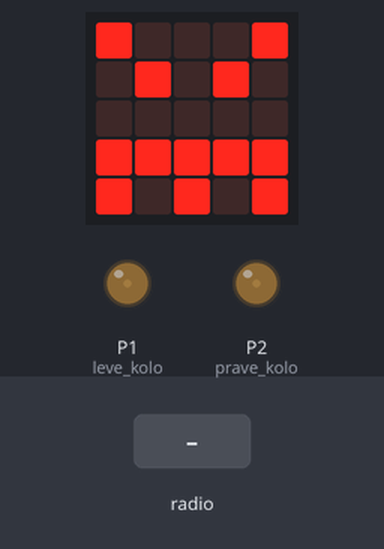
This program was run on a simulated BBC micro:bit running MicroPython. On the bench: the board's 5×5 LED display, output pins drawn as LEDs (lit = HIGH). The inputs (shaded band) are chosen by the test bench.

Above: at 1.2 s.
1.3 s: radio message "vpravo" arrives
2.9 s: radio message "vlevo" arrives
Timing chart, 0 to 5.9 s (numbered marks = the images above; inputs shaded):
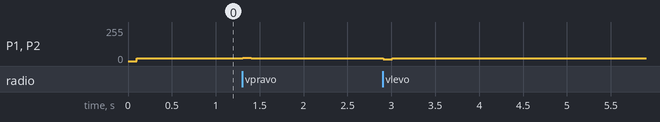

The program:

Cars.py
```python
from microbit import *
import radio

leve_kolo = pin1
prave_kolo = pin2
leve_kolo.set_analog_period(20)
prave_kolo.set_analog_period(20)
full_forward = 1023 * 1.0 / 20
stop = 1023 * 1.5 / 20
full_back = 1023 * 2.0 / 20

radio.on()
radio.config(channel=69)

display.show(Image.ANGRY)
while True:
    sleep(100)
    msg = radio.receive()
    if msg == "vpravo":
        leve_kolo.write_analog(full_back)
        prave_kolo.write_analog(full_back)
    elif msg == "vlevo":
        leve_kolo.write_analog(full_forward)
        prave_kolo.write_analog(full_forward)
    elif msg == "dopredu":
        leve_kolo.write_analog(full_back)
        prave_kolo.write_analog(full_forward)
    else:
        leve_kolo.write_analog(stop)
        prave_kolo.write_analog(stop)
```

Measured:
- after the input at 1.3 s, P1 (leve_kolo), P2 (prave_kolo): 19/255 → 25/255 at once, → 19/255 0.10 s later
- after the input at 2.9 s, P1 (leve_kolo), P2 (prave_kolo): 19/255 → 13/255 at once, → 19/255 0.10 s later
